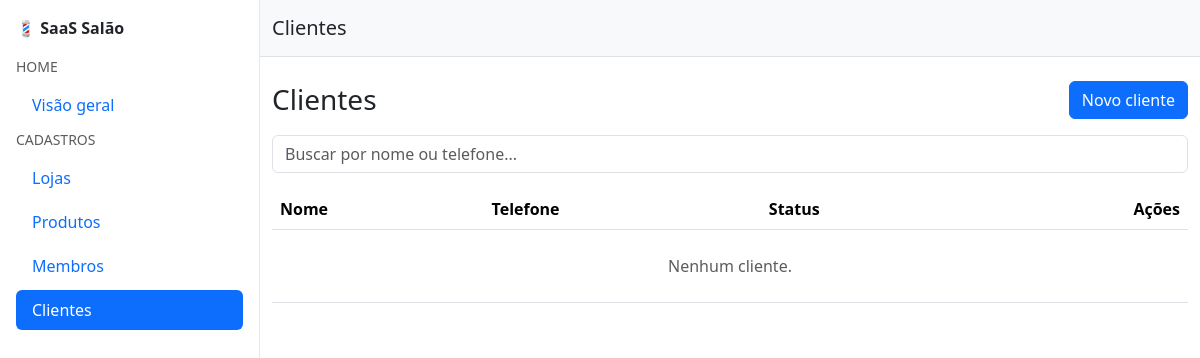
Before: /cadastros/clients/ (signed in) with the older database file.
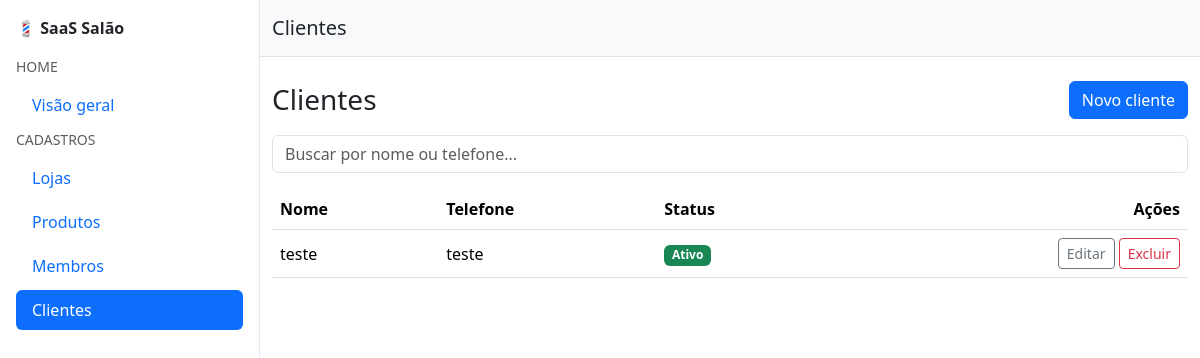
After: the same page with the newer database file.
### cadastros/models.py (models this page shows, shortened)
class Client(TenantOwnedModel):
    name = models.CharField(max_length=150)
    phone = models.CharField(max_length=32, blank=True)
    is_active = models.BooleanField(default=True)
    notes = models.TextField(blank=True)
    class Meta:
        ordering = ("name",)
        unique_together = [("owner", "phone")]  # evita duplicar telefone dentro do tenant
        indexes = [
            models.Index(fields=["owner", "name"]),
            models.Index(fields=["owner", "phone"]),
        ]

### cadastros/views.py (the view)
# urls.py: path("clients/", views.ClientListView.as_view(), name="client_list"),
class ClientListView(OwnerQuerysetMixin, ListView):
    model = Client
    template_name = "cadastros/clients/list.html"
    context_object_name = "clients"
    paginate_by = 12
    def get(self, request, *args, **kwargs):
        resp = super().get(request, *args, **kwargs)
        if request.headers.get("HX-Request") == "true" and request.GET.get("fragment") == "table":
            ctx = self.get_context_data()
            html = render_to_string("cadastros/clients/_table.html", ctx, request=request)
            return HttpResponse(html)
        return resp

### cadastros/mixins.py (called while the page is built)
    def get_queryset(self):
        qs = super().get_queryset()
        return qs.filter(owner=self.request.user)

### cadastros/templates/cadastros/clients/list.html
{% extends "base.html" %}
{% block header %}Clientes{% endblock %}
{% block content %}
<div class="container py-4">
  <div class="d-flex justify-content-between align-items-center mb-3">
    <h3 class="m-0">Clientes</h3>
    <a class="btn btn-primary"
       hx-get="{% url 'cadastros:client_create' %}"
       hx-target="#appModalContent"
       hx-swap="innerHTML">
      Novo cliente
    </a>
  </div>
  <div class="mb-3">
    <input class="form-control" placeholder="Buscar por nome ou telefone..."
        name="q"
        hx-get="{% url 'cadastros:client_list' %}?fragment=table"
        hx-target="#clients-table"
        hx-trigger="keyup changed delay:300ms">
  </div>
  <div id="clients-table"
        hx-get="{% url 'cadastros:client_list' %}?fragment=table{% if request.GET %}&{{ request.GET.urlencode }}{% endif %}"
        hx-trigger="refreshClientsTable from:body"
        hx-target="#clients-table"
        hx-swap="innerHTML">
    {% include "cadastros/clients/_table.html" %}
  </div>
</div>
{% endblock %}

### cadastros/templates/cadastros/clients/_table.html
<table class="table table-hover align-middle">
  <thead>
    <tr>
      <th>Nome</th>
      <th>Telefone</th>
      <th>Status</th>
      <th class="text-end">Ações</th>
    </tr>
  </thead>
  <tbody>
    {% for c in clients %}
      <tr>
        <td>{{ c.name }}</td>
        <td>{{ c.phone|default:"—" }}</td>
        <td>
          {% if c.is_active %}
            <span class="badge bg-success">Ativo</span>
          {% else %}
            <span class="badge bg-secondary">Inativo</span>
          {% endif %}
        </td>
        <td class="text-end">
          <a class="btn btn-sm btn-outline-secondary"
             hx-get="{% url 'cadastros:client_update' c.pk %}"
             hx-target="#appModalContent"
             hx-swap="innerHTML">Editar</a>
          <a class="btn btn-sm btn-outline-danger"
             hx-get="{% url 'cadastros:client_delete' c.pk %}"
             hx-target="#appModalContent"
             hx-swap="innerHTML">Excluir</a>
        </td>
      </tr>
    {% empty %}
      <tr><td colspan="4" class="text-center text-muted py-4">Nenhum cliente.</td></tr>
    {% endfor %}
  </tbody>
</table>

Changed rows visible on the page:
added Client: name "teste", phone "teste", is_active "Ativo"
Other visible differences:
text no longer shown: "Nenhum cliente."
